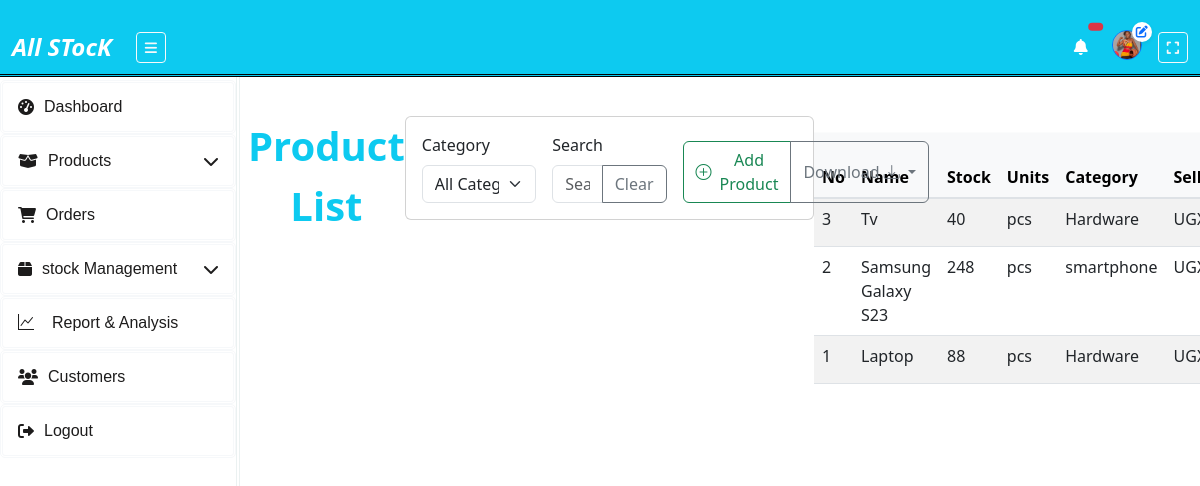
Before: /products/ with the older database file.
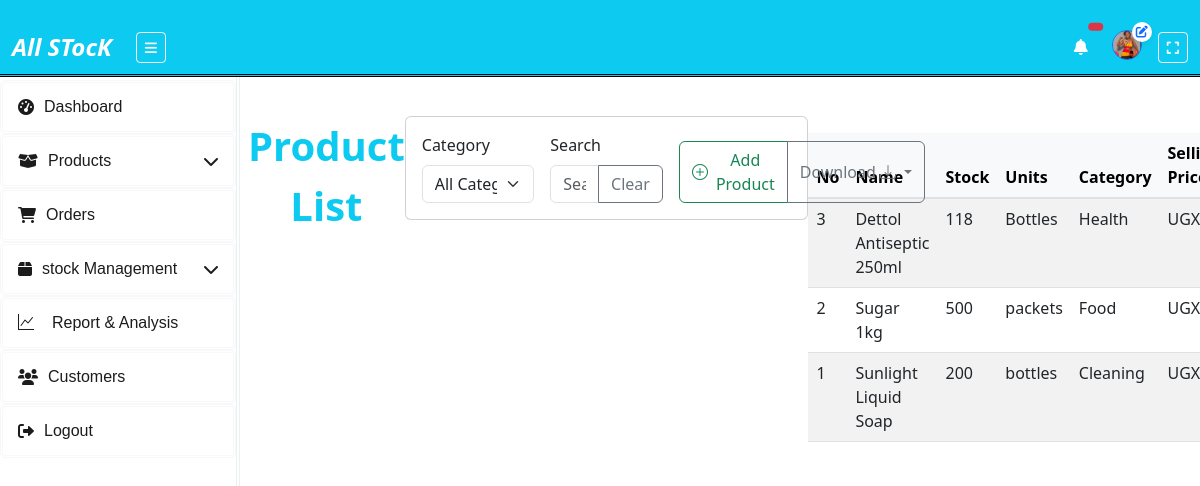
After: the same page with the newer database file.
### inventory_sys/models.py (models this page shows, shortened)
class Product(models.Model):
    product_id = models.AutoField(primary_key=True)
    name = models.CharField(max_length=100, unique=True)
    category = models.ForeignKey('Category', on_delete=models.CASCADE)
    selling_price = models.FloatField()
    units = models.CharField(max_length=50, default='pcs')
    quantity_in_stock = models.IntegerField(default=0)
    reorder_quantity = models.PositiveIntegerField(default=0)
    reorder_level = models.PositiveIntegerField(default=0)

class Category(models.Model):
    name = models.CharField(max_length=255, unique=True)
    description = models.TextField(blank=True, null=True)
    category_type = models.CharField(max_length=20, choices=CATEGORY_TYPES, default='finished_goods')
    created_at = models.DateTimeField(auto_now_add=True)

### inventory_sys/views.py (the view, shortened to what this page needs)
# urls.py: path('products/', views.product_list, name='product_list'),
def product_list(request):
    categories = Category.objects.all()
    products = Product.objects.all().order_by('-product_id')
    stocks = Stock.objects.all()
    paginator = Paginator(products, 10)
    page_number = request.GET.get('page')
    page_obj = paginator.get_page(page_number)
    context = {
        'page_obj': page_obj,
        'stocks': stocks,
        'categories': categories,
    }
    return render(request, 'InvApp/product_list.html', context)

### inventory_sys/templates/InvApp/product_list.html (shortened to what this page needs)
{% extends "InvApp/layout.html" %}
{% block content %}
<div class="container-fluid pt-3">
    <div class="mb-5 text-info fw-bold fs-1 text-center">Product List</div>
    <div class="card mb-3">
        <div class="card-body">
            <div class="row g-3">
                <div class="col-md-4">
                    <label class="form-label">Category</label>
                    <select class="form-select" id="categoryFilter">
                        <option value="">All Categories</option>
                    </select>
                </div>
                <div class="col-md-4">
                    <label class="form-label">Search</label>
                    <div class="input-group">
                        <input type="text" class="form-control" id="stockSearch" placeholder="Search products...">
                        <button class="btn btn-outline-secondary" type="button" id="clearFilters">Clear</button>
                    </div>
                </div>
                <div class="col-md-4 d-flex align-items-end">
                    <div class="btn-group w-100">
                        <button type="button" class="btn btn-outline-success d-flex align-items-center" data-bs-toggle="modal" data-bs-target="#productModal">
                            <i class="bi bi-plus-circle me-2"></i> Add Product
                        </button>
                        <button type="button" class="btn btn-outline-secondary dropdown-toggle" data-bs-toggle="dropdown" aria-expanded="false">
                            Download <i class="bi bi-download"></i>
                        </button>
                    </div>
                </div>
            </div>
        </div>
    </div>
    <div class="table-responsive mt-3">
        <table class="table table-striped align-middle" id="productTable">
            <thead class="table-light">
                <tr>
                    <th>No</th>
                    <th>Name</th>
                    <th>Stock</th>
                    <th>Units</th>
                    <th>Category</th>
                    <th>Selling Price</th>
                </tr>
            </thead>
            <tbody class="table-group-divider fs-6">
                {% for product in page_obj %}
                <tr>
                    <td>{{ product.product_id }}</td>
                    <td>{{ product.name }}</td>
                    <td>{{ product.quantity_in_stock }}</td>
                    <td>{{ product.units }}</td>
                    <td>{{ product.category.name }}</td>
                    <td>UGX:{{ product.selling_price }}</td>
                </tr>
                {% endfor %}
            </tbody>
        </table>
    </div>
</div>
{% endblock %}

### inventory_sys/templates/InvApp/layout.html (shortened to what this page needs)
{% load static %}
<!DOCTYPE html>
<html lang="en">
<head>
  <link rel="stylesheet" type="text/css" href="{% static 'style/style.css' %}">
</head>
<body>
<nav class="navbar navbar-expand-lg navbar-dark bg-info py-1 fixed-top">
  <div class="container-fluid align-items-center">
    <a class="navbar-brand fs-4" href="{% url 'home' %}">
      <i class="material-icons">All STocK</i>
    </a>
    <button class="btn btn-sm btn-outline-light ms-2 me-3" id="toggleSidebar">
      <i class="fas fa-bars"></i>
    </button>
    <div class="collapse navbar-collapse justify-content-end" id="navbarNav">
      <ul class="navbar-nav align-items-center">
        <li class="nav-item me-3">
          <a class="nav-link position-relative" href="#" data-bs-toggle="modal" data-bs-target="#notificationModal">
            <i class="fas fa-bell text-white"></i>
            <span class="badge bg-danger position-absolute top-0 start-100 translate-middle" id="notificationCount">
            </span>
          </a>
        </li>
        <li class="nav-item me-3 position-relative">
          <div class="text-center">
            <img src="{% static 'images/hiladah.png' %}" alt="Profile"
              class="rounded-circle border border-primary"
              style="width: 30px; height: 30px; object-fit: cover;">
            <a href="#" data-bs-toggle="modal" data-bs-target="#profileModal" class="position-absolute top-0 start-100 translate-middle">
              <i class="fas fa-edit text-primary bg-white rounded-circle p-1 shadow-sm" style="font-size: 12px;"></i>
            </a>
          </div>
        </li>
        <li class="nav-item">
          <button class="btn btn-sm btn-outline-light" id="fullscreen-toggle">
            <i class="fas fa-expand"></i>
          </button>
        </li>
      </ul>
    </div>
  </div>
</nav>
<div class="sidebar d-flex flex-column">
  <ul class="nav flex-column">
      <li class="nav-item">
          <a class="nav-link {% if request.path == '/home/' %}active{% endif %} fs-6" href="{% url 'home' %}">
              <i class="fas fa-tachometer-alt"></i> <span>Dashboard</span>
          </a>
      </li>
      <li class="nav-item">
          <a class="nav-link fs-6" data-bs-toggle="collapse" href="#products-menu">
              <i class="fas fa-box-open"></i> <span>Products</span> <i class="fas fa-chevron-down ms-auto"></i>
          </a>
      </li>
      <li class="nav-item">
        <a class="nav-link {% if request.path == '/order_page/' %}active{% endif %} fs-6" href="{% url 'order_page' %} ">
          <i class="fas fa-shopping-cart"></i><span>Orders</span>
        </a>
    </li>
      <li class="nav-item">
          <a class="nav-link fs-6" data-bs-toggle="collapse" href="#reports-menu">
            <i class="fas fa-box"></i> <span>stock Management</span> <i class="fas fa-chevron-down ms-auto"></i>
          </a>
      </li>
      <li class="nav-item">
        <a class="nav-link {% if request.path == '/report_anaylsis/' %}active{% endif %} fs-6" href="{% url 'report_analysis' %}">
          <i class="bi bi-graph-up me-2"></i> <span>Report & Analysis</span>
        </a>
    </li>
      <li class="nav-item">
        <a class="nav-link {% if request.path == '/customers/' %}active{% endif %} fs-6" href="{% url 'customer_list' %} ">
            <i class="fas fa-users"></i> <span>Customers</span>
        </a>
    </li>
      <li class="nav-item">
        <a class="nav-link fs-6" href="{% url 'logout' %}">
            <i class="fas fa-sign-out-alt"></i> <span>Logout</span>
        </a>
    </li>
  </ul>
</div>
    <div class="col-lg-10 col-md-9 ms-auto px-4" style="margin-top: 80px;">
      <div class="content" id="content">
      <div class="container-fluid">
        <div class="row">
          <div class="col-12 ">
            {% block content %}{% endblock %}
          </div>
        </div>
      </div>
    </div>
    </div>
<link href="https://cdn.jsdelivr.net/npm/bootstrap@5.3.0/dist/css/bootstrap.min.css" rel="stylesheet">
<link rel="stylesheet" href="https://cdn.jsdelivr.net/npm/bootstrap-icons@1.11.1/font/bootstrap-icons.css">
<link rel="stylesheet" type="text/css" href="https://cdn.jsdelivr.net/npm/daterangepicker/daterangepicker.css" />
<link href="https://stackpath.bootstrapcdn.com/bootstrap/4.5.2/css/bootstrap.min.css" rel="stylesheet">
<link href="https://cdnjs.cloudflare.com/ajax/libs/font-awesome/5.15.1/css/all.min.css" rel="stylesheet">
<link rel="stylesheet" href="https://cdnjs.cloudflare.com/ajax/libs/font-awesome/6.0.0-beta3/css/all.min.css">
<link rel="stylesheet" href="https://cdn.jsdelivr.net/npm/bootstrap-icons/font/bootstrap-icons.css">
<link rel="stylesheet" href="https://cdn.jsdelivr.net/npm/bootstrap-icons@1.10.5/font/bootstrap-icons.css">
<link href="https://cdn.jsdelivr.net/npm/select2@4.1.0-rc.0/dist/css/select2.min.css" rel="stylesheet" />
<link href="https://cdn.jsdelivr.net/npm/bootstrap@5.3.0/dist/css/bootstrap.min.css" rel="stylesheet">
</body>
</html>

### inventory_sys/static/style/style.css (style rules this page uses)
html, body { display: flex; width: 100%; height: 100vh; margin: 0; padding: 0; background-color: #f0f0f0; overflow-x: hidden; }
.container-fluid { height: 100%; display: flex; align-items: flex-start; padding-top: 20px; }
.navbar { border-bottom: 3px double rgb(2, 2, 2); padding: 0px; }
.navbar-brand { font-weight: bold; color: white !important; }
.card { border-radius: 10px; transition: transform 0.2s ease-in-out; }
.content { transition: margin-left 0.3s, width 0.3s; }
.sidebar { width: 240px; height: 100vh; position: fixed; top: 60px; left: 0; flex-direction: column; background-color:white; color: rgb(29, 27, 27); padding-top: 20px; transition: width 0.3s ease-in-out; z-index: 1000; font-family:Arial, Helvetica, sans-serif ; font-size: 10px; border-right: 4px double rgb(235, 241, 241) ; }
.sidebar .nav-link { color: rgb(29, 28, 28); display: flex; align-items: center; gap: 10px; padding: 12px 15px; border-radius: 5px; border: 3px double #f6f8fa; }
.badge { font-size: 0.9em; padding: 5px 10px; border-radius: 10px; }

Changed rows visible on the page:
changed Product id 3: name "Tv" → "Dettol Antiseptic 250ml"; quantity_in_stock "40" → "118"; units "pcs" → "Bottles"; category.name "Hardware" → "Health"
changed Product id 2: name "Samsung Galaxy S23" → "Sugar 1kg"; quantity_in_stock "248" → "500"; units "pcs" → "packets"; category.name "smartphone" → "Food"
changed Product id 1: name "Laptop" → "Sunlight Liquid Soap"; quantity_in_stock "88" → "200"; units "pcs" → "bottles"; category.name "Hardware" → "Cleaning"
